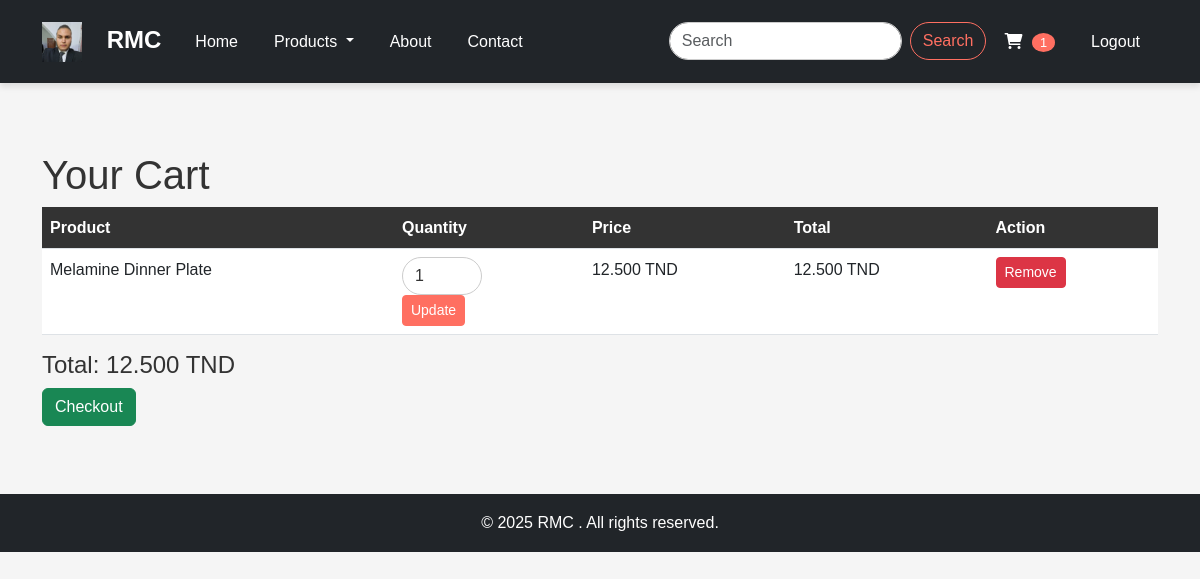
The app's page /cart/ (signed in) with its own data.
### main/models.py (models this page shows, shortened)
class CartItem(models.Model):
    cart = models.ForeignKey(Cart, on_delete=models.CASCADE)
    product = models.ForeignKey(Product, on_delete=models.CASCADE)
    quantity = models.PositiveIntegerField(default=1)
    def __str__(self):
        return f"{self.quantity} x {self.product.name}"
    def total_price(self):
        return self.quantity * self.product.price

class Product(models.Model):
    CATEGORY_CHOICES = [
        ('plates', 'Plates'),
        ('bowls', 'Bowls'),
        ('cups', 'Cups'),
        ('cutlery', 'Cutlery'),
        ('trays', 'Trays'),
    ]
    name = models.CharField(max_length=100)
    description = models.TextField()
    price = models.DecimalField(max_digits=10, decimal_places=3)  # Price in TND
    category = models.CharField(max_length=50, choices=CATEGORY_CHOICES, default='plates')
    image = models.ImageField(upload_to='products/', blank=True, null=True)
    created_at = models.DateTimeField(auto_now_add=True)

### main/views.py (the view)
# urls.py: path('cart/', views.cart, name='cart'),
@login_required
def cart(request):
    cart = Cart.objects.filter(user=request.user).first()
    if cart:
        cart_items = cart.cartitem_set.all()  # Ensure this returns valid CartItem objects
        total = sum(item.total_price() for item in cart_items)
    else:
        cart_items = []
        total = 0
    print("Cart Items:", cart_items)
    context = {
        'cart_items': cart_items,
        'total': total,
    }
    return render(request, 'main/cart.html', context)

### main/views.py (called while the page is built)
def base_context(request):
    cart_items_count = 0
    if request.user.is_authenticated:
        cart_items_count = Cart.objects.filter(user=request.user).count()
    return {'cart_items_count': cart_items_count}

### main/templates/main/cart.html (shortened to what this page needs)
{% extends 'main/base.html' %}
{% load static %}
{% block content %}
<h1>Your Cart</h1>
{% if cart_items %}
    <table class="table">
        <thead>
            <tr>
                <th>Product</th>
                <th>Quantity</th>
                <th>Price</th>
                <th>Total</th>
                <th>Action</th>
            </tr>
        </thead>
        <tbody>
            {% for item in cart_items %}
            <tr>
                <td>{{ item.product.name }}</td>
                <td>
                    <form action="{% url 'update_cart_item' item.id %}" method="post" class="d-inline">
                        <input type="number" name="quantity" value="{{ item.quantity }}" min="1" class="form-control" style="width: 80px;">
                        <button type="submit" class="btn btn-sm btn-primary">Update</button>
                    </form>
                </td>
                <td>{{ item.product.price }} TND</td>
                <td>{{ item.total_price }} TND</td>
                <td>
                    <a href="{% url 'remove_from_cart' item.id %}" class="btn btn-sm btn-danger">Remove</a>
                </td>
            </tr>
            {% endfor %}
        </tbody>
    </table>
    <div class="text-right">
        <h4>Total: {{ total }} TND</h4>
        <a href="{% url 'checkout' %}" class="btn btn-success">Checkout</a>
    </div>
{% else %}
    <p>Your cart is empty.</p>
{% endif %}
{% endblock %}

### main/static/main/css/styles.css (style rules this page uses)
body { font-family: 'Poppins', sans-serif; background-color: #f5f5f5; color: #333; line-height: 1.6; margin: 0; padding: 0; }
.form-control { border-radius: 25px; border: 1px solid #ccc; background-color: #fff; color: #333; }
h1, h2, h3, h4, h5, h6 { color: #333; }
a { color: #ff6f61; text-decoration: none; transition: color 0.3s ease; }
.form-control { background-color: #fff; border: 1px solid #ccc; color: #333; }
.table { background-color: #fff; color: #333; }
.table th { background-color: #333; color: #fff; }
.btn-primary { background-color: #ff6f61; border-color: #ff6f61; color: #fff; transition: all 0.3s ease; }

### records on screen
CartItem: product.name "Melamine Dinner Plate", quantity "1", product.price "12.500", total_price "12.500"

### other values on screen
{{ cart_items_count }} "1"
{{ total }} "12.500"
